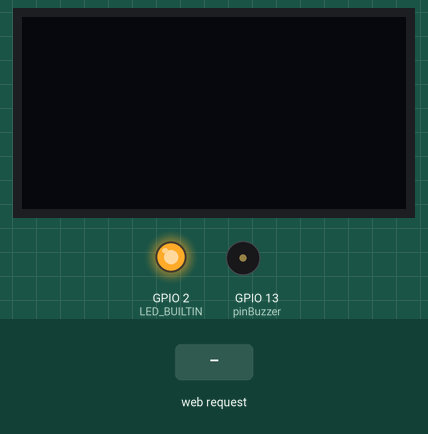
A sketch run on a simulated ESP8266 (NodeMCU). Parts: 128×64 one-colour display, output pins drawn as LEDs (lit = HIGH, except the on-board LED, lit = LOW), buzzer (waves = sounding). The inputs (shaded band) are chosen by the test bench. WiFi joins after 1.5 s; servers stay silent unless stated; what the sketch prints to the serial monitor is not drawn.

Above: at 4.8 s.
4.9 s: HTTP request GET /ledon received
At 6.2 s:
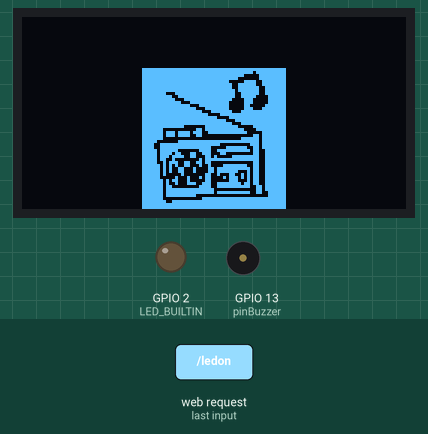
6.5 s: HTTP request GET /ledoff received
At 7.5 s:
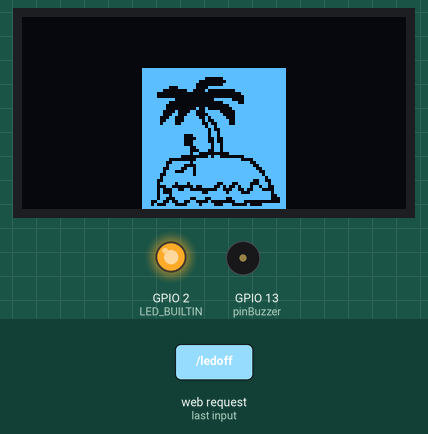
8.1 s: HTTP request GET /buzzerclickon received
At 8.9 s:
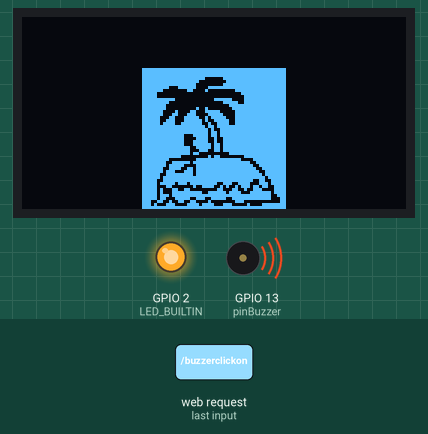
9.6 s: HTTP request GET /ledon received
At 10.9 s:
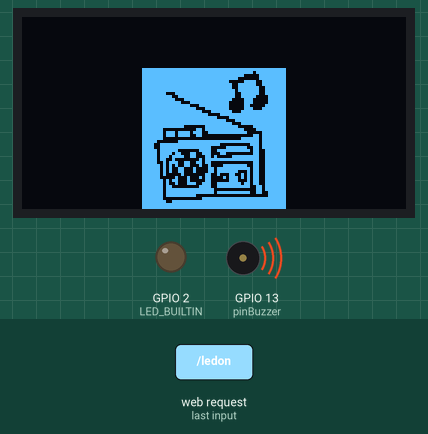
11.2 s: HTTP request GET / received
At 12.4 s:
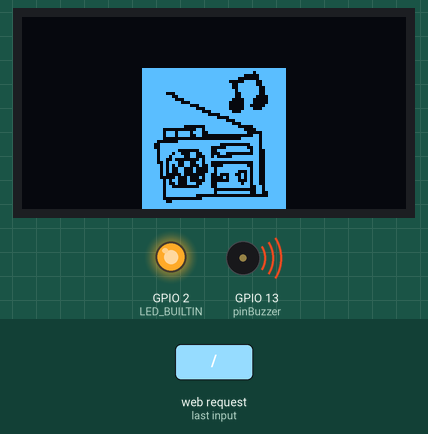
Timing chart, 0 to 13.7 s (numbered marks = the images above; inputs shaded):
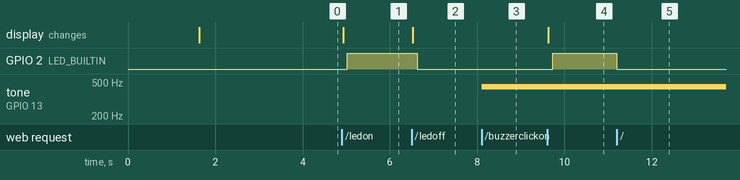

The sketch:

WIFI_LED_BUZZER_DISPLAY.ino
```cpp
#include <ESP8266WiFi.h>
#include <WiFiClient.h>
#include <ESP8266WebServer.h>
#include <ESP8266mDNS.h>

#ifndef STASSID
#define STASSID "ROMERO_2G"
#define STAPSK "17052015"
#endif


#include <SPI.h>
#include <Wire.h>
#include <Adafruit_GFX.h>
#include <Adafruit_SSD1306.h>
#include <Fonts/FreeSerif12pt7b.h>

#define x 100

#define SCREEN_WIDTH 128 // OLED display width, in pixels
#define SCREEN_HEIGHT 64 // OLED display height, in pixels

// Declaration for an SSD1306 display connected to I2C (SDA, SCL pins)
#define OLED_RESET     -1 // Reset pin # (or -1 if sharing Arduino reset pin)
Adafruit_SSD1306 display(SCREEN_WIDTH, SCREEN_HEIGHT, &Wire, OLED_RESET);

const unsigned char frameframe0 [] PROGMEM = {
	0xff, 0xff, 0xff, 0xff, 0xff, 0xff, 0xff, 0xff, 0xff, 0xff, 0xff, 0xff, 0xff, 0xff, 0xff, 0xff,
	0xff, 0xff, 0xff, 0xff, 0xf8, 0x1f, 0xff, 0xff, 0xff, 0xff, 0xe0, 0x0f, 0xff, 0xff, 0xff, 0xff,
	0xc0, 0x1f, 0xff, 0xff, 0xff, 0x8f, 0xc3, 0xff, 0xff, 0xff, 0xfe, 0x01, 0x84, 0x01, 0xff, 0xff,
	0xf8, 0x00, 0x00, 0x00, 0x7f, 0xff, 0xf8, 0x00, 0x00, 0x00, 0x3f, 0xff, 0xff, 0xe0, 0x00, 0xfc,
	0x3f, 0xff, 0xff, 0x80, 0x00, 0x1f, 0x3f, 0xff, 0xff, 0x00, 0x00, 0x07, 0xff, 0xff, 0xff, 0x00,
	0x24, 0x03, 0xff, 0xff, 0xfe, 0x10, 0xc7, 0xc1, 0xff, 0xff, 0xfe, 0x31, 0xc3, 0xe1, 0xff, 0xff,
	0xfc, 0x63, 0xe5, 0xf1, 0xff, 0xff, 0xfc, 0xe3, 0xf4, 0xf9, 0xff, 0xff, 0xfd, 0xe7, 0xf2, 0x79,
	0xff, 0xff, 0xff, 0xff, 0xfb, 0x7f, 0xff, 0xff, 0xff, 0xff, 0xfd, 0x3f, 0xff, 0xff, 0xff, 0xff,
	0xfd, 0xbf, 0xff, 0xff, 0xff, 0xfc, 0x7d, 0xbf, 0xff, 0xff, 0xff, 0xfc, 0x3c, 0x9f, 0xff, 0xff,
	0xff, 0xfc, 0x7c, 0x9f, 0xff, 0xff, 0xff, 0xfc, 0x7e, 0xdf, 0xff, 0xff, 0xff, 0xff, 0x3e, 0xdf,
	0xff, 0xff, 0xff, 0xff, 0x1c, 0xdf, 0xff, 0xff, 0xff, 0xff, 0x60, 0x07, 0xff, 0xff, 0xff, 0xf8,
	0x02, 0xc0, 0x3f, 0xff, 0xff, 0x80, 0x3f, 0xff, 0x87, 0xff, 0xff, 0x3f, 0x7f, 0xff, 0xf3, 0xff,
	0xff, 0x7c, 0x3f, 0xff, 0xf9, 0xff, 0xfe, 0x79, 0xbf, 0xff, 0xfc, 0xff, 0xfe, 0xe3, 0xbf, 0xff,
	0xfe, 0x7f, 0xfc, 0xff, 0xbf, 0xff, 0xff, 0x7f, 0xfd, 0xff, 0xff, 0xff, 0xff, 0xbf, 0xf9, 0xff,
	0xff, 0xff, 0xf9, 0x9f, 0xfb, 0xee, 0xff, 0x9c, 0xf1, 0xdf, 0xf8, 0xc0, 0x4f, 0x29, 0x76, 0xcf,
	0xfa, 0x33, 0x00, 0x63, 0x27, 0x0f, 0xfa, 0x3f, 0xf3, 0xf7, 0x8f, 0xef, 0xfb, 0xbf, 0xff, 0xff,
	0xff, 0xe7, 0xfb, 0x1f, 0x39, 0xf3, 0xff, 0xe3, 0xe6, 0x4c, 0xc2, 0x01, 0xc0, 0x03, 0xe8, 0xe1,
	0xef, 0x1c, 0x10, 0xff, 0xff, 0xff, 0xff, 0xff, 0xff, 0xff, 0xff, 0xff, 0xff, 0xff, 0xff, 0xff
};

// 'frame1', 48x48px
const unsigned char frameframe1 [] PROGMEM = {
	0xff, 0xff, 0xff, 0xff, 0xff, 0xff, 0xff, 0xff, 0xff, 0xff, 0xfb, 0xff, 0xff, 0xff, 0xff, 0xff,
	0xc1, 0xff, 0xff, 0xff, 0xff, 0xff, 0x01, 0xff, 0xff, 0xff, 0xff, 0xf8, 0x3c, 0xff, 0xff, 0xff,
	0xff, 0xfc, 0xfc, 0xff, 0xff, 0xff, 0xff, 0xfc, 0xfe, 0x7f, 0xff, 0xff, 0xff, 0xfe, 0xfe, 0x7f,
	0xff, 0x1f, 0xff, 0xfe, 0x7e, 0x7f, 0xff, 0xcf, 0xff, 0xfe, 0x7c, 0x3f, 0xff, 0xe3, 0xff, 0xfc,
	0x38, 0x3f, 0xff, 0xf8, 0xff, 0xf8, 0x38, 0x3f, 0xff, 0xff, 0x1f, 0xf8, 0x30, 0x7f, 0xff, 0xff,
	0xc7, 0xf8, 0x38, 0xff, 0xff, 0xff, 0xf1, 0xfc, 0x7f, 0xff, 0xff, 0xff, 0xfc, 0x3f, 0xff, 0xff,
	0xff, 0xff, 0xff, 0x87, 0xff, 0xff, 0xff, 0xff, 0xff, 0xf1, 0xff, 0xff, 0xff, 0xff, 0xff, 0xfc,
	0x7f, 0xff, 0xff, 0xfc, 0x07, 0xff, 0x07, 0xff, 0xfe, 0x00, 0x37, 0xff, 0xc3, 0xff, 0xfe, 0xef,
	0x73, 0xff, 0xe0, 0xff, 0xfe, 0xef, 0x30, 0x00, 0x06, 0xff, 0xfe, 0x00, 0x00, 0x00, 0x7e, 0xff,
	0xf8, 0x0f, 0xff, 0xff, 0xfe, 0xff, 0xf3, 0xff, 0xff, 0xc0, 0x0e, 0xff, 0xf3, 0xff, 0xfe, 0x0f,
	0xe6, 0xff, 0xfb, 0xf0, 0x1e, 0x7f, 0xf6, 0x7f, 0xfb, 0xd8, 0xce, 0x30, 0x06, 0x7f, 0xfb, 0xbc,
	0xc6, 0x83, 0xfe, 0x7f, 0xfb, 0x20, 0x17, 0xff, 0xfe, 0x7f, 0xf9, 0x73, 0x36, 0x00, 0x06, 0x7f,
	0xfd, 0x53, 0x12, 0x1f, 0xe6, 0x7f, 0xfd, 0x4c, 0x43, 0x7f, 0xf6, 0x7f, 0xfd, 0x4c, 0x43, 0x7f,
	0x16, 0x7f, 0xfd, 0x04, 0x06, 0x46, 0x56, 0x7f, 0xfc, 0x11, 0x16, 0x17, 0x56, 0x7f, 0xfe, 0xb1,
	0x06, 0x07, 0x16, 0x7f, 0xfe, 0x91, 0xce, 0x7f, 0xb6, 0x7f, 0xfe, 0xc0, 0x1e, 0x7f, 0xf3, 0x7f,
	0xfe, 0xff, 0xff, 0x00, 0x03, 0x7f, 0xfe, 0xff, 0xff, 0x7f, 0xf3, 0x3f, 0xfe, 0xff, 0xc0, 0x00,
	0x00, 0x3f, 0xfe, 0x00, 0x0f, 0xff, 0xff, 0xff, 0xff, 0x3f, 0xff, 0xff, 0xff, 0xff, 0xff, 0xff,
	0xff, 0xff, 0xff, 0xff, 0xff, 0xff, 0xff, 0xff, 0xff, 0xff, 0xff, 0xff, 0xff, 0xff, 0xff, 0xff
};


//DEFINIÇÕES DAS NOTAS
#define NOTE_B0  31
#define NOTE_C1  33
#define NOTE_CS1 35
#define NOTE_D1  37
#define NOTE_DS1 39
#define NOTE_E1  41
#define NOTE_F1  44
#define NOTE_FS1 46
#define NOTE_G1  49
#define NOTE_GS1 52
#define NOTE_A1  55
#define NOTE_AS1 58
#define NOTE_B1  62
#define NOTE_C2  65
#define NOTE_CS2 69
#define NOTE_D2  73
#define NOTE_DS2 78
#define NOTE_E2  82
#define NOTE_F2  87
#define NOTE_FS2 93
#define NOTE_G2  98
#define NOTE_GS2 104
#define NOTE_A2  110
#define NOTE_AS2 117
#define NOTE_B2  123
#define NOTE_C3  131
#define NOTE_CS3 139
#define NOTE_D3  147
#define NOTE_DS3 156
#define NOTE_E3  165
#define NOTE_F3  175
#define NOTE_FS3 185
#define NOTE_G3  196
#define NOTE_GS3 208
#define NOTE_A3  220
#define NOTE_AS3 233
#define NOTE_B3  247
#define NOTE_C4  262
#define NOTE_CS4 277
#define NOTE_D4  294
#define NOTE_DS4 311
#define NOTE_E4  330
#define NOTE_F4  349
#define NOTE_FS4 370
#define NOTE_G4  392
#define NOTE_GS4 415
#define NOTE_A4  440
#define NOTE_AS4 466
#define NOTE_B4  494
#define NOTE_C5  523
#define NOTE_CS5 554
#define NOTE_D5  587
#define NOTE_DS5 622
#define NOTE_E5  659
#define NOTE_F5  698
#define NOTE_FS5 740
#define NOTE_G5  784
#define NOTE_GS5 831
#define NOTE_A5  880
#define NOTE_AS5 932
#define NOTE_B5  988
#define NOTE_C6  1047
#define NOTE_CS6 1109
#define NOTE_D6  1175
#define NOTE_DS6 1245
#define NOTE_E6  1319
#define NOTE_F6  1397
#define NOTE_FS6 1480
#define NOTE_G6  1568
#define NOTE_GS6 1661
#define NOTE_A6  1760
#define NOTE_AS6 1865
#define NOTE_B6  1976
#define NOTE_C7  2093
#define NOTE_CS7 2217
#define NOTE_D7  2349
#define NOTE_DS7 2489
#define NOTE_E7  2637
#define NOTE_F7  2794
#define NOTE_FS7 2960
#define NOTE_G7  3136
#define NOTE_GS7 3322
#define NOTE_A7  3520
#define NOTE_AS7 3729
#define NOTE_B7  3951
#define NOTE_C8  4186
#define NOTE_CS8 4435
#define NOTE_D8  4699
#define NOTE_DS8 4978
#define REST      0
#define pinBuzzer  13
const char* ssid = STASSID;
const char* password = STAPSK;

ESP8266WebServer server(80);

bool LEDstatus = LOW;
bool BuzzerStatus = LOW;

void setup() {
  // Inicia Serial e LED
  Serial.begin(115200);
  pinMode(LED_BUILTIN, OUTPUT);
  pinMode(pinBuzzer,  OUTPUT);

  // Inicia Conexão WiFi
  WiFi.mode(WIFI_STA);
  WiFi.begin(ssid, password);
  Serial.println("");

  // Aguarda Conexão e Informa IP
  while (WiFi.status() != WL_CONNECTED) {
    delay(500);
    Serial.print(".");
  }
  Serial.println("");
  Serial.print("Rede WiFi: ");
  Serial.println(ssid);
  Serial.print("Endereço IP: ");
  Serial.println(WiFi.localIP());
  delay(100);

  // Configura Handles do Server e Inicia Server
  server.on("/", handle_OnConnect);
  server.on("/ledon", handle_ledon);
  server.on("/ledoff", handle_ledoff);
  server.on("/buzzerclickon", handle_buzzerclickon);
  server.on("/buzzerclickoff", handle_buzzerclickoff);
  server.onNotFound(handle_NotFound);
  server.begin();
  Serial.println("Servidor HTTP iniciado!");

   if(!display.begin(SSD1306_SWITCHCAPVCC, 0x3C)) {
    Serial.println(F("SSD1306 allocation failed"));
    for(;;);
  }
  delay(2000); // Pausa por 2 segundos

  // Limpa o display
  display.clearDisplay();

}

void loop() {
  server.handleClient();    // Faz o Handle
  if (LEDstatus)            // Checa se LED deve acender
    digitalWrite(LED_BUILTIN, HIGH);
  else
    digitalWrite(LED_BUILTIN, LOW);

  if (BuzzerStatus) {           // Checa se LED deve acender
    tone(pinBuzzer,440,400);
   }
  else{
    digitalWrite(pinBuzzer, LOW);
  }
}

// FUNÇÕES HANDLE PARA HTML SERVER

void handle_OnConnect() {
  LEDstatus = LOW;
  server.send(200, "text/html", SendHTML(false,false));

}

void handle_ledon() {
    display.drawBitmap(40, 17, frameframe1, 48, 48, 1); // Coordenada X, coordenada Y, nome da imagem,
                            // tamanho na coordenada x, tamanho na coordenada y, nome do arquivo bitmap (sempre 1)
  display.display();
  delay(x);
  display.clearDisplay();


  LEDstatus = HIGH;
  if(BuzzerStatus){
  server.send(200, "text/html", SendHTML(true,true));
  }else{
    server.send(200, "text/html", SendHTML(true,false));
  }
}

void handle_ledoff() {
      display.drawBitmap(40, 17, frameframe0, 48, 48, 1); // Coordenada X, coordenada Y, nome da imagem,
                            // tamanho na coordenada x, tamanho na coordenada y, nome do arquivo bitmap (sempre 1)
  display.display();
  delay(x);
  display.clearDisplay();

  LEDstatus = LOW;
   if(BuzzerStatus){
    server.send(200, "text/html", SendHTML(false,true));
  }else{
    server.send(200, "text/html", SendHTML(false,false));
  }
}

void handle_buzzerclickon() {
  BuzzerStatus = HIGH;
  if(LEDstatus){
    server.send(200, "text/html", SendHTML(true,true));
  }else{
    server.send(200, "text/html", SendHTML(false,true));
  }
}
void handle_buzzerclickoff() {
  BuzzerStatus = LOW;
  if(LEDstatus){
    server.send(200, "text/html", SendHTML(true,false));
  }else{
    server.send(200, "text/html", SendHTML(false,false));
  }
}

void handle_NotFound() {
  server.send(404, "text/plain", "Not found");
}

String SendHTML(uint8_t led,uint8_t buz) {
  String ptr = "<!DOCTYPE html>\n";
  ptr += "<html>\n";
  ptr += "<head>\n";
  ptr += "<title>Controle do LED</title>\n";

  ptr += "<style>\n";
  ptr += "                  body {\n";
  ptr += "              margin: 0;\n";
  ptr += "              padding: 0;\n";
  ptr += "              font-family: verdana;\n";
  ptr += "          }\n";
  ptr += "          .center {\n";
  ptr += "              position: absolute;\n";
  ptr += "              top: 25%;\n";
  ptr += "              left: 60%;\n";
  ptr += "              transform: translate(-50%, -50%);\n";
  ptr += "          }\n";
  ptr += "          .right {\n";
  ptr += "              position: absolute;\n";
  ptr += "              top: 25%;\n";
  ptr += "              left: 40%;\n";
  ptr += "              transform: translate(-50%, -50%);\n";
  ptr += "          }\n";
  ptr += "          a {\n";
  ptr += "              text-decoration: none;\n";
  ptr += "              text-transform: uppercase;\n";
  ptr += "              font-size: 30px;\n";
  ptr += "          }\n";
  ptr += "          a input {\n";
  ptr += "              padding: 15px;\n";
  ptr += "              transition: .5s;\n";
  ptr += "              position: relative;\n";
  ptr += "          }\n";
  ptr += "          a input:nth-child(1) {\n";
  ptr += "              color: #fff;\n";
  ptr += "              background: #262626;\n";
  ptr += "          }\n";
  ptr += "          a input:nth-child(2) {\n";
  ptr += "              color: #fff;\n";
  ptr += "              background: #ff3636;\n";
  ptr += "          }\n";
  ptr += "          a input:nth-child(1):before {\n";
  ptr += "              content: attr(data-attr);\n";
  ptr += "              position: absolute;\n";
  ptr += "              top: 0;\n";
  ptr += "              left: 0;\n";
  ptr += "              background: #ff3636;\n";
  ptr += "              padding: 15px;\n";
  ptr += "              transition: 0.5S;\n";
  ptr += "              transform-origin: top;\n";
  ptr += "              transform: rotateX(90deg) translateY(-50%);\n";
  ptr += "          }\n";
  ptr += "          a:hover input:nth-child(1):before {\n";
  ptr += "              transform: rotateX(0deg) translateY(0%);\n";
  ptr += "          } \n";
  ptr += "          a input:nth-child(2):before {\n";
  ptr += "              content: attr(data-attr);\n";
  ptr += "              position: absolute;\n";
  ptr += "              top: 0;\n";
  ptr += "              left: 0;\n";
  ptr += "              background: #262626;\n";
  ptr += "              padding: 15px;\n";
  ptr += "              transition: 0.5S;\n";
  ptr += "              transform-origin: bottom;\n";
  ptr += "              transform: rotateX(90deg) translateY(50%);\n";
  ptr += "          }\n";
  ptr += "          a:hover input:nth-child(2):before {\n";
  ptr += "              transform: rotateX(0deg) translateY(0%);\n";
  ptr += "          } \n";
  ptr += "          a  input:nth-child(1):after {\n";
  ptr += "          content: attr(data-attr);\n";
  ptr += "          padding: 15px;\n";
  ptr += "          position: absolute;\n";
  ptr += "          top: 0;\n";
  ptr += "          left: 0;\n";
  ptr += "          background: #262626;\n";
  ptr += "          transform-origin: bottom;\n";
  ptr += "          transform: rotateX(0deg) translateY(0%);\n";
  ptr += "          transition: 0.5s;\n";
  ptr += "          }\n";
  ptr += "          a:hover input:nth-child(1):after {\n";
  ptr += "          transform: rotateX(90deg) translateY(50%);\n";
  ptr += "          }\n";
  ptr += "          a input:nth-child(2):after {\n";
  ptr += "              content: attr(data-attr);\n";
  ptr += "              position: absolute;\n";
  ptr += "              top: 0;\n";
  ptr += "              left: 0;\n";
  ptr += "              background: #ff3636;\n";
  ptr += "              padding: 15px;\n";
  ptr += "              transition: 0.5S;\n";
  ptr += "              transform-origin: top;\n";
  ptr += "              transform: rotateX(0deg) translateY(0%);\n";
  ptr += "          }\n";
  ptr += "          a:hover input:nth-child(2):after {\n";
  ptr += "              transform: rotateX(90deg) translateY(-50%);\n";
  ptr += "          } \n";
  ptr += "</style>\n";
  ptr += "</head>\n";
  ptr += "<body>\n";
  ptr += "<form method=\"get\">\n";
  if (led){
      ptr += "<div class='center'>\n";
      ptr += "    <a href='/ledoff'><input data-attr='Led off' type=\"button\" value=\"LED OFF\" onclick=\"window.location.href='/ledoff'\"></a>\n";
      ptr += "</div>\n";
  }
  else{
      ptr += "<div class='center'>\n";
      ptr += "    <a href='/ledon'><input style='background: #ff3636' data-attr='Led on' type=\"button\" value=\"LED ON\" onclick=\"window.location.href='/ledon'\"></a>\n";
      ptr += "</div>\n";
      }

   if (buz){
      ptr += "<div class='right'>\n";
      ptr += "    <a href='/buzzerclickoff'><input data-attr='Led off' type=\"button\" value=\"Buzzer OFF\" onclick=\"window.location.href='/buzzerclickoff'\"></a>\n";
      ptr += "</div>\n";

  }
  else{
      ptr += "<div class='right'>\n";
      ptr += "    <a href='/buzzerclickon'><input style='background: #ff3636' data-attr='Led on' type=\"button\" value=\"Buzzer ON\" onclick=\"window.location.href='/buzzerclickon'\"></a>\n";
      ptr += "</div>\n";

      }
  ptr += "</form>\n";
  ptr += "</body>\n";
  ptr += "</html>\n";

  return ptr;
}
```

Measured:
- after the input at 4.9 s, GPIO 2 (LED_BUILTIN): LOW → HIGH after 0.13 s; the display: changes at once (image 1)
- after the input at 6.5 s, GPIO 2 (LED_BUILTIN): HIGH → LOW after 0.13 s; the display: changes at once (image 2)
- after the input at 8.1 s, tone on GPIO 13 (pinBuzzer): silent → 440 Hz at once
- after the input at 9.6 s, GPIO 2 (LED_BUILTIN): LOW → HIGH after 0.13 s; the display: changes at once (image 4)
- after the input at 11.2 s, GPIO 2 (LED_BUILTIN): HIGH → LOW at once
